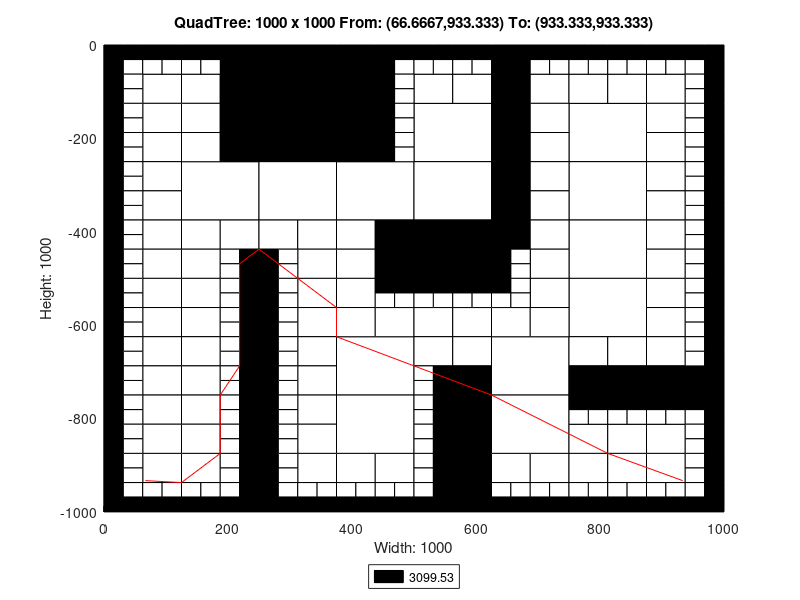

The MATLAB source for this figure:
axis([0 1000 -1000 0]);
title('QuadTree: 1000 x 1000 From: (66.6667,933.333) To: (933.333,933.333)');
xlabel('Width: 1000');
ylabel('Height: 1000');
rectangle('Position',[250 -125 125 125], 'FaceColor',[0 0 0]);
rectangle('Position',[250 -250 125 125], 'FaceColor',[0 0 0]);
rectangle('Position',[125 -375 125 125], 'FaceColor',[1 1 1]);
rectangle('Position',[250 -375 125 125], 'FaceColor',[1 1 1]);
rectangle('Position',[375 -375 125 125], 'FaceColor',[1 1 1]);
rectangle('Position',[500 -250 125 125], 'FaceColor',[1 1 1]);
rectangle('Position',[750 -250 125 125], 'FaceColor',[1 1 1]);
rectangle('Position',[500 -375 125 125], 'FaceColor',[1 1 1]);
rectangle('Position',[500 -500 125 125], 'FaceColor',[0 0 0]);
rectangle('Position',[750 -375 125 125], 'FaceColor',[1 1 1]);
rectangle('Position',[750 -500 125 125], 'FaceColor',[1 1 1]);
rectangle('Position',[375 -750 125 125], 'FaceColor',[1 1 1]);
rectangle('Position',[375 -875 125 125], 'FaceColor',[1 1 1]);
rectangle('Position',[625 -750 125 125], 'FaceColor',[1 1 1]);
rectangle('Position',[750 -625 125 125], 'FaceColor',[1 1 1]);
rectangle('Position',[625 -875 125 125], 'FaceColor',[1 1 1]);
rectangle('Position',[62.5 -125 62.5 62.5], 'FaceColor',[1 1 1]);
rectangle('Position',[187.5 -62.5 62.5 62.5], 'FaceColor',[0 0 0]);
rectangle('Position',[125 -125 62.5 62.5], 'FaceColor',[1 1 1]);
rectangle('Position',[187.5 -125 62.5 62.5], 'FaceColor',[0 0 0]);
rectangle('Position',[62.5 -187.5 62.5 62.5], 'FaceColor',[1 1 1]);
rectangle('Position',[62.5 -250 62.5 62.5], 'FaceColor',[1 1 1]);
rectangle('Position',[125 -187.5 62.5 62.5], 'FaceColor',[1 1 1]);
rectangle('Position',[187.5 -187.5 62.5 62.5], 'FaceColor',[0 0 0]);
rectangle('Position',[125 -250 62.5 62.5], 'FaceColor',[1 1 1]);
rectangle('Position',[187.5 -250 62.5 62.5], 'FaceColor',[0 0 0]);
rectangle('Position',[375 -62.5 62.5 62.5], 'FaceColor',[0 0 0]);
rectangle('Position',[375 -125 62.5 62.5], 'FaceColor',[0 0 0]);
rectangle('Position',[375 -187.5 62.5 62.5], 'FaceColor',[0 0 0]);
rectangle('Position',[375 -250 62.5 62.5], 'FaceColor',[0 0 0]);
rectangle('Position',[62.5 -312.5 62.5 62.5], 'FaceColor',[1 1 1]);
rectangle('Position',[62.5 -375 62.5 62.5], 'FaceColor',[1 1 1]);
rectangle('Position',[62.5 -437.5 62.5 62.5], 'FaceColor',[1 1 1]);
rectangle('Position',[62.5 -500 62.5 62.5], 'FaceColor',[1 1 1]);
rectangle('Position',[125 -437.5 62.5 62.5], 'FaceColor',[1 1 1]);
rectangle('Position',[187.5 -437.5 62.5 62.5], 'FaceColor',[1 1 1]);
rectangle('Position',[125 -500 62.5 62.5], 'FaceColor',[1 1 1]);
rectangle('Position',[250 -437.5 62.5 62.5], 'FaceColor',[1 1 1]);
rectangle('Position',[312.5 -437.5 62.5 62.5], 'FaceColor',[1 1 1]);
rectangle('Position',[312.5 -500 62.5 62.5], 'FaceColor',[1 1 1]);
rectangle('Position',[375 -437.5 62.5 62.5], 'FaceColor',[1 1 1]);
rectangle('Position',[437.5 -437.5 62.5 62.5], 'FaceColor',[0 0 0]);
rectangle('Position',[375 -500 62.5 62.5], 'FaceColor',[1 1 1]);
rectangle('Position',[437.5 -500 62.5 62.5], 'FaceColor',[0 0 0]);
rectangle('Position',[500 -125 62.5 62.5], 'FaceColor',[1 1 1]);
rectangle('Position',[562.5 -125 62.5 62.5], 'FaceColor',[1 1 1]);
rectangle('Position',[625 -62.5 62.5 62.5], 'FaceColor',[0 0 0]);
rectangle('Position',[625 -125 62.5 62.5], 'FaceColor',[0 0 0]);
rectangle('Position',[687.5 -125 62.5 62.5], 'FaceColor',[1 1 1]);
rectangle('Position',[625 -187.5 62.5 62.5], 'FaceColor',[0 0 0]);
rectangle('Position',[687.5 -187.5 62.5 62.5], 'FaceColor',[1 1 1]);
rectangle('Position',[625 -250 62.5 62.5], 'FaceColor',[0 0 0]);
rectangle('Position',[687.5 -250 62.5 62.5], 'FaceColor',[1 1 1]);
rectangle('Position',[750 -125 62.5 62.5], 'FaceColor',[1 1 1]);
rectangle('Position',[812.5 -125 62.5 62.5], 'FaceColor',[1 1 1]);
rectangle('Position',[875 -125 62.5 62.5], 'FaceColor',[1 1 1]);
rectangle('Position',[875 -187.5 62.5 62.5], 'FaceColor',[1 1 1]);
rectangle('Position',[875 -250 62.5 62.5], 'FaceColor',[1 1 1]);
rectangle('Position',[625 -312.5 62.5 62.5], 'FaceColor',[0 0 0]);
rectangle('Position',[687.5 -312.5 62.5 62.5], 'FaceColor',[1 1 1]);
rectangle('Position',[625 -375 62.5 62.5], 'FaceColor',[0 0 0]);
rectangle('Position',[687.5 -375 62.5 62.5], 'FaceColor',[1 1 1]);
rectangle('Position',[625 -437.5 62.5 62.5], 'FaceColor',[0 0 0]);
rectangle('Position',[687.5 -437.5 62.5 62.5], 'FaceColor',[1 1 1]);
rectangle('Position',[687.5 -500 62.5 62.5], 'FaceColor',[1 1 1]);
rectangle('Position',[875 -312.5 62.5 62.5], 'FaceColor',[1 1 1]);
rectangle('Position',[875 -375 62.5 62.5], 'FaceColor',[1 1 1]);
rectangle('Position',[875 -437.5 62.5 62.5], 'FaceColor',[1 1 1]);
rectangle('Position',[875 -500 62.5 62.5], 'FaceColor',[1 1 1]);
rectangle('Position',[62.5 -562.5 62.5 62.5], 'FaceColor',[1 1 1]);
rectangle('Position',[62.5 -625 62.5 62.5], 'FaceColor',[1 1 1]);
rectangle('Position',[125 -562.5 62.5 62.5], 'FaceColor',[1 1 1]);
rectangle('Position',[125 -625 62.5 62.5], 'FaceColor',[1 1 1]);
rectangle('Position',[62.5 -687.5 62.5 62.5], 'FaceColor',[1 1 1]);
rectangle('Position',[62.5 -750 62.5 62.5], 'FaceColor',[1 1 1]);
rectangle('Position',[125 -687.5 62.5 62.5], 'FaceColor',[1 1 1]);
rectangle('Position',[125 -750 62.5 62.5], 'FaceColor',[1 1 1]);
rectangle('Position',[312.5 -562.5 62.5 62.5], 'FaceColor',[1 1 1]);
rectangle('Position',[312.5 -625 62.5 62.5], 'FaceColor',[1 1 1]);
rectangle('Position',[375 -562.5 62.5 62.5], 'FaceColor',[1 1 1]);
rectangle('Position',[375 -625 62.5 62.5], 'FaceColor',[1 1 1]);
rectangle('Position',[437.5 -625 62.5 62.5], 'FaceColor',[1 1 1]);
rectangle('Position',[312.5 -687.5 62.5 62.5], 'FaceColor',[1 1 1]);
rectangle('Position',[312.5 -750 62.5 62.5], 'FaceColor',[1 1 1]);
rectangle('Position',[62.5 -812.5 62.5 62.5], 'FaceColor',[1 1 1]);
rectangle('Position',[62.5 -875 62.5 62.5], 'FaceColor',[1 1 1]);
rectangle('Position',[125 -812.5 62.5 62.5], 'FaceColor',[1 1 1]);
rectangle('Position',[125 -875 62.5 62.5], 'FaceColor',[1 1 1]);
rectangle('Position',[62.5 -937.5 62.5 62.5], 'FaceColor',[1 1 1]);
rectangle('Position',[125 -937.5 62.5 62.5], 'FaceColor',[1 1 1]);
rectangle('Position',[312.5 -812.5 62.5 62.5], 'FaceColor',[1 1 1]);
rectangle('Position',[312.5 -875 62.5 62.5], 'FaceColor',[1 1 1]);
rectangle('Position',[312.5 -937.5 62.5 62.5], 'FaceColor',[1 1 1]);
rectangle('Position',[375 -937.5 62.5 62.5], 'FaceColor',[1 1 1]);
rectangle('Position',[437.5 -937.5 62.5 62.5], 'FaceColor',[1 1 1]);
rectangle('Position',[500 -625 62.5 62.5], 'FaceColor',[1 1 1]);
rectangle('Position',[562.5 -625 62.5 62.5], 'FaceColor',[1 1 1]);
rectangle('Position',[687.5 -562.5 62.5 62.5], 'FaceColor',[1 1 1]);
rectangle('Position',[625 -625 62.5 62.5], 'FaceColor',[1 1 1]);
rectangle('Position',[687.5 -625 62.5 62.5], 'FaceColor',[1 1 1]);
rectangle('Position',[500 -687.5 62.5 62.5], 'FaceColor',[1 1 1]);
rectangle('Position',[562.5 -687.5 62.5 62.5], 'FaceColor',[1 1 1]);
rectangle('Position',[562.5 -750 62.5 62.5], 'FaceColor',[0 0 0]);
rectangle('Position',[875 -562.5 62.5 62.5], 'FaceColor',[1 1 1]);
rectangle('Position',[875 -625 62.5 62.5], 'FaceColor',[1 1 1]);
rectangle('Position',[750 -687.5 62.5 62.5], 'FaceColor',[1 1 1]);
rectangle('Position',[812.5 -687.5 62.5 62.5], 'FaceColor',[1 1 1]);
rectangle('Position',[750 -750 62.5 62.5], 'FaceColor',[0 0 0]);
rectangle('Position',[812.5 -750 62.5 62.5], 'FaceColor',[0 0 0]);
rectangle('Position',[875 -687.5 62.5 62.5], 'FaceColor',[1 1 1]);
rectangle('Position',[875 -750 62.5 62.5], 'FaceColor',[0 0 0]);
rectangle('Position',[937.5 -750 62.5 62.5], 'FaceColor',[0 0 0]);
rectangle('Position',[562.5 -812.5 62.5 62.5], 'FaceColor',[0 0 0]);
rectangle('Position',[562.5 -875 62.5 62.5], 'FaceColor',[0 0 0]);
rectangle('Position',[562.5 -937.5 62.5 62.5], 'FaceColor',[0 0 0]);
rectangle('Position',[562.5 -1000 62.5 62.5], 'FaceColor',[0 0 0]);
rectangle('Position',[625 -937.5 62.5 62.5], 'FaceColor',[1 1 1]);
rectangle('Position',[687.5 -937.5 62.5 62.5], 'FaceColor',[1 1 1]);
rectangle('Position',[750 -875 62.5 62.5], 'FaceColor',[1 1 1]);
rectangle('Position',[812.5 -875 62.5 62.5], 'FaceColor',[1 1 1]);
rectangle('Position',[875 -875 62.5 62.5], 'FaceColor',[1 1 1]);
rectangle('Position',[750 -937.5 62.5 62.5], 'FaceColor',[1 1 1]);
rectangle('Position',[812.5 -937.5 62.5 62.5], 'FaceColor',[1 1 1]);
rectangle('Position',[875 -937.5 62.5 62.5], 'FaceColor',[1 1 1]);
rectangle('Position',[0 -31.25 31.25 31.25], 'FaceColor',[0 0 0]);
rectangle('Position',[31.25 -31.25 31.25 31.25], 'FaceColor',[0 0 0]);
rectangle('Position',[0 -62.5 31.25 31.25], 'FaceColor',[0 0 0]);
rectangle('Position',[31.25 -62.5 31.25 31.25], 'FaceColor',[1 1 1]);
rectangle('Position',[62.5 -31.25 31.25 31.25], 'FaceColor',[0 0 0]);
rectangle('Position',[93.75 -31.25 31.25 31.25], 'FaceColor',[0 0 0]);
rectangle('Position',[62.5 -62.5 31.25 31.25], 'FaceColor',[1 1 1]);
rectangle('Position',[93.75 -62.5 31.25 31.25], 'FaceColor',[1 1 1]);
rectangle('Position',[0 -93.75 31.25 31.25], 'FaceColor',[0 0 0]);
rectangle('Position',[31.25 -93.75 31.25 31.25], 'FaceColor',[1 1 1]);
rectangle('Position',[0 -125 31.25 31.25], 'FaceColor',[0 0 0]);
rectangle('Position',[31.25 -125 31.25 31.25], 'FaceColor',[1 1 1]);
rectangle('Position',[125 -31.25 31.25 31.25], 'FaceColor',[0 0 0]);
rectangle('Position',[156.25 -31.25 31.25 31.25], 'FaceColor',[0 0 0]);
rectangle('Position',[125 -62.5 31.25 31.25], 'FaceColor',[1 1 1]);
rectangle('Position',[156.25 -62.5 31.25 31.25], 'FaceColor',[1 1 1]);
rectangle('Position',[0 -156.25 31.25 31.25], 'FaceColor',[0 0 0]);
rectangle('Position',[31.25 -156.25 31.25 31.25], 'FaceColor',[1 1 1]);
rectangle('Position',[0 -187.5 31.25 31.25], 'FaceColor',[0 0 0]);
rectangle('Position',[31.25 -187.5 31.25 31.25], 'FaceColor',[1 1 1]);
rectangle('Position',[0 -218.75 31.25 31.25], 'FaceColor',[0 0 0]);
rectangle('Position',[31.25 -218.75 31.25 31.25], 'FaceColor',[1 1 1]);
rectangle('Position',[0 -250 31.25 31.25], 'FaceColor',[0 0 0]);
rectangle('Position',[31.25 -250 31.25 31.25], 'FaceColor',[1 1 1]);
rectangle('Position',[437.5 -31.25 31.25 31.25], 'FaceColor',[0 0 0]);
rectangle('Position',[468.75 -31.25 31.25 31.25], 'FaceColor',[0 0 0]);
rectangle('Position',[437.5 -62.5 31.25 31.25], 'FaceColor',[0 0 0]);
rectangle('Position',[468.75 -62.5 31.25 31.25], 'FaceColor',[1 1 1]);
rectangle('Position',[437.5 -93.75 31.25 31.25], 'FaceColor',[0 0 0]);
rectangle('Position',[468.75 -93.75 31.25 31.25], 'FaceColor',[1 1 1]);
rectangle('Position',[437.5 -125 31.25 31.25], 'FaceColor',[0 0 0]);
rectangle('Position',[468.75 -125 31.25 31.25], 'FaceColor',[1 1 1]);
rectangle('Position',[437.5 -156.25 31.25 31.25], 'FaceColor',[0 0 0]);
rectangle('Position',[468.75 -156.25 31.25 31.25], 'FaceColor',[1 1 1]);
rectangle('Position',[437.5 -187.5 31.25 31.25], 'FaceColor',[0 0 0]);
rectangle('Position',[468.75 -187.5 31.25 31.25], 'FaceColor',[1 1 1]);
rectangle('Position',[437.5 -218.75 31.25 31.25], 'FaceColor',[0 0 0]);
rectangle('Position',[468.75 -218.75 31.25 31.25], 'FaceColor',[1 1 1]);
rectangle('Position',[437.5 -250 31.25 31.25], 'FaceColor',[0 0 0]);
rectangle('Position',[468.75 -250 31.25 31.25], 'FaceColor',[1 1 1]);
rectangle('Position',[0 -281.25 31.25 31.25], 'FaceColor',[0 0 0]);
rectangle('Position',[31.25 -281.25 31.25 31.25], 'FaceColor',[1 1 1]);
rectangle('Position',[0 -312.5 31.25 31.25], 'FaceColor',[0 0 0]);
rectangle('Position',[31.25 -312.5 31.25 31.25], 'FaceColor',[1 1 1]);
rectangle('Position',[0 -343.75 31.25 31.25], 'FaceColor',[0 0 0]);
rectangle('Position',[31.25 -343.75 31.25 31.25], 'FaceColor',[1 1 1]);
rectangle('Position',[0 -375 31.25 31.25], 'FaceColor',[0 0 0]);
rectangle('Position',[31.25 -375 31.25 31.25], 'FaceColor',[1 1 1]);
rectangle('Position',[0 -406.25 31.25 31.25], 'FaceColor',[0 0 0]);
rectangle('Position',[31.25 -406.25 31.25 31.25], 'FaceColor',[1 1 1]);
rectangle('Position',[0 -437.5 31.25 31.25], 'FaceColor',[0 0 0]);
rectangle('Position',[31.25 -437.5 31.25 31.25], 'FaceColor',[1 1 1]);
rectangle('Position',[0 -468.75 31.25 31.25], 'FaceColor',[0 0 0]);
rectangle('Position',[31.25 -468.75 31.25 31.25], 'FaceColor',[1 1 1]);
rectangle('Position',[0 -500 31.25 31.25], 'FaceColor',[0 0 0]);
rectangle('Position',[31.25 -500 31.25 31.25], 'FaceColor',[1 1 1]);
rectangle('Position',[187.5 -468.75 31.25 31.25], 'FaceColor',[1 1 1]);
rectangle('Position',[218.75 -468.75 31.25 31.25], 'FaceColor',[0 0 0]);
rectangle('Position',[187.5 -500 31.25 31.25], 'FaceColor',[1 1 1]);
rectangle('Position',[218.75 -500 31.25 31.25], 'FaceColor',[0 0 0]);
rectangle('Position',[250 -468.75 31.25 31.25], 'FaceColor',[0 0 0]);
rectangle('Position',[281.25 -468.75 31.25 31.25], 'FaceColor',[1 1 1]);
rectangle('Position',[250 -500 31.25 31.25], 'FaceColor',[0 0 0]);
rectangle('Position',[281.25 -500 31.25 31.25], 'FaceColor',[1 1 1]);
rectangle('Position',[500 -31.25 31.25 31.25], 'FaceColor',[0 0 0]);
rectangle('Position',[531.25 -31.25 31.25 31.25], 'FaceColor',[0 0 0]);
rectangle('Position',[500 -62.5 31.25 31.25], 'FaceColor',[1 1 1]);
rectangle('Position',[531.25 -62.5 31.25 31.25], 'FaceColor',[1 1 1]);
rectangle('Position',[562.5 -31.25 31.25 31.25], 'FaceColor',[0 0 0]);
rectangle('Position',[593.75 -31.25 31.25 31.25], 'FaceColor',[0 0 0]);
rectangle('Position',[562.5 -62.5 31.25 31.25], 'FaceColor',[1 1 1]);
rectangle('Position',[593.75 -62.5 31.25 31.25], 'FaceColor',[1 1 1]);
rectangle('Position',[687.5 -31.25 31.25 31.25], 'FaceColor',[0 0 0]);
rectangle('Position',[718.75 -31.25 31.25 31.25], 'FaceColor',[0 0 0]);
rectangle('Position',[687.5 -62.5 31.25 31.25], 'FaceColor',[1 1 1]);
rectangle('Position',[718.75 -62.5 31.25 31.25], 'FaceColor',[1 1 1]);
rectangle('Position',[750 -31.25 31.25 31.25], 'FaceColor',[0 0 0]);
rectangle('Position',[781.25 -31.25 31.25 31.25], 'FaceColor',[0 0 0]);
rectangle('Position',[750 -62.5 31.25 31.25], 'FaceColor',[1 1 1]);
rectangle('Position',[781.25 -62.5 31.25 31.25], 'FaceColor',[1 1 1]);
rectangle('Position',[812.5 -31.25 31.25 31.25], 'FaceColor',[0 0 0]);
rectangle('Position',[843.75 -31.25 31.25 31.25], 'FaceColor',[0 0 0]);
rectangle('Position',[812.5 -62.5 31.25 31.25], 'FaceColor',[1 1 1]);
rectangle('Position',[843.75 -62.5 31.25 31.25], 'FaceColor',[1 1 1]);
rectangle('Position',[875 -31.25 31.25 31.25], 'FaceColor',[0 0 0]);
rectangle('Position',[906.25 -31.25 31.25 31.25], 'FaceColor',[0 0 0]);
rectangle('Position',[875 -62.5 31.25 31.25], 'FaceColor',[1 1 1]);
rectangle('Position',[906.25 -62.5 31.25 31.25], 'FaceColor',[1 1 1]);
rectangle('Position',[937.5 -31.25 31.25 31.25], 'FaceColor',[0 0 0]);
rectangle('Position',[968.75 -31.25 31.25 31.25], 'FaceColor',[0 0 0]);
rectangle('Position',[937.5 -62.5 31.25 31.25], 'FaceColor',[1 1 1]);
rectangle('Position',[968.75 -62.5 31.25 31.25], 'FaceColor',[0 0 0]);
rectangle('Position',[937.5 -93.75 31.25 31.25], 'FaceColor',[1 1 1]);
rectangle('Position',[968.75 -93.75 31.25 31.25], 'FaceColor',[0 0 0]);
rectangle('Position',[937.5 -125 31.25 31.25], 'FaceColor',[1 1 1]);
rectangle('Position',[968.75 -125 31.25 31.25], 'FaceColor',[0 0 0]);
rectangle('Position',[937.5 -156.25 31.25 31.25], 'FaceColor',[1 1 1]);
rectangle('Position',[968.75 -156.25 31.25 31.25], 'FaceColor',[0 0 0]);
rectangle('Position',[937.5 -187.5 31.25 31.25], 'FaceColor',[1 1 1]);
rectangle('Position',[968.75 -187.5 31.25 31.25], 'FaceColor',[0 0 0]);
rectangle('Position',[937.5 -218.75 31.25 31.25], 'FaceColor',[1 1 1]);
rectangle('Position',[968.75 -218.75 31.25 31.25], 'FaceColor',[0 0 0]);
rectangle('Position',[937.5 -250 31.25 31.25], 'FaceColor',[1 1 1]);
rectangle('Position',[968.75 -250 31.25 31.25], 'FaceColor',[0 0 0]);
rectangle('Position',[625 -468.75 31.25 31.25], 'FaceColor',[0 0 0]);
rectangle('Position',[656.25 -468.75 31.25 31.25], 'FaceColor',[1 1 1]);
rectangle('Position',[625 -500 31.25 31.25], 'FaceColor',[0 0 0]);
rectangle('Position',[656.25 -500 31.25 31.25], 'FaceColor',[1 1 1]);
rectangle('Position',[937.5 -281.25 31.25 31.25], 'FaceColor',[1 1 1]);
rectangle('Position',[968.75 -281.25 31.25 31.25], 'FaceColor',[0 0 0]);
rectangle('Position',[937.5 -312.5 31.25 31.25], 'FaceColor',[1 1 1]);
rectangle('Position',[968.75 -312.5 31.25 31.25], 'FaceColor',[0 0 0]);
rectangle('Position',[937.5 -343.75 31.25 31.25], 'FaceColor',[1 1 1]);
rectangle('Position',[968.75 -343.75 31.25 31.25], 'FaceColor',[0 0 0]);
rectangle('Position',[937.5 -375 31.25 31.25], 'FaceColor',[1 1 1]);
rectangle('Position',[968.75 -375 31.25 31.25], 'FaceColor',[0 0 0]);
rectangle('Position',[937.5 -406.25 31.25 31.25], 'FaceColor',[1 1 1]);
rectangle('Position',[968.75 -406.25 31.25 31.25], 'FaceColor',[0 0 0]);
rectangle('Position',[937.5 -437.5 31.25 31.25], 'FaceColor',[1 1 1]);
rectangle('Position',[968.75 -437.5 31.25 31.25], 'FaceColor',[0 0 0]);
rectangle('Position',[937.5 -468.75 31.25 31.25], 'FaceColor',[1 1 1]);
rectangle('Position',[968.75 -468.75 31.25 31.25], 'FaceColor',[0 0 0]);
rectangle('Position',[937.5 -500 31.25 31.25], 'FaceColor',[1 1 1]);
rectangle('Position',[968.75 -500 31.25 31.25], 'FaceColor',[0 0 0]);
rectangle('Position',[0 -531.25 31.25 31.25], 'FaceColor',[0 0 0]);
rectangle('Position',[31.25 -531.25 31.25 31.25], 'FaceColor',[1 1 1]);
rectangle('Position',[0 -562.5 31.25 31.25], 'FaceColor',[0 0 0]);
rectangle('Position',[31.25 -562.5 31.25 31.25], 'FaceColor',[1 1 1]);
rectangle('Position',[0 -593.75 31.25 31.25], 'FaceColor',[0 0 0]);
rectangle('Position',[31.25 -593.75 31.25 31.25], 'FaceColor',[1 1 1]);
rectangle('Position',[0 -625 31.25 31.25], 'FaceColor',[0 0 0]);
rectangle('Position',[31.25 -625 31.25 31.25], 'FaceColor',[1 1 1]);
rectangle('Position',[187.5 -531.25 31.25 31.25], 'FaceColor',[1 1 1]);
rectangle('Position',[218.75 -531.25 31.25 31.25], 'FaceColor',[0 0 0]);
rectangle('Position',[187.5 -562.5 31.25 31.25], 'FaceColor',[1 1 1]);
rectangle('Position',[218.75 -562.5 31.25 31.25], 'FaceColor',[0 0 0]);
rectangle('Position',[187.5 -593.75 31.25 31.25], 'FaceColor',[1 1 1]);
rectangle('Position',[218.75 -593.75 31.25 31.25], 'FaceColor',[0 0 0]);
rectangle('Position',[187.5 -625 31.25 31.25], 'FaceColor',[1 1 1]);
rectangle('Position',[218.75 -625 31.25 31.25], 'FaceColor',[0 0 0]);
rectangle('Position',[0 -656.25 31.25 31.25], 'FaceColor',[0 0 0]);
rectangle('Position',[31.25 -656.25 31.25 31.25], 'FaceColor',[1 1 1]);
rectangle('Position',[0 -687.5 31.25 31.25], 'FaceColor',[0 0 0]);
rectangle('Position',[31.25 -687.5 31.25 31.25], 'FaceColor',[1 1 1]);
rectangle('Position',[0 -718.75 31.25 31.25], 'FaceColor',[0 0 0]);
rectangle('Position',[31.25 -718.75 31.25 31.25], 'FaceColor',[1 1 1]);
rectangle('Position',[0 -750 31.25 31.25], 'FaceColor',[0 0 0]);
rectangle('Position',[31.25 -750 31.25 31.25], 'FaceColor',[1 1 1]);
rectangle('Position',[187.5 -656.25 31.25 31.25], 'FaceColor',[1 1 1]);
rectangle('Position',[218.75 -656.25 31.25 31.25], 'FaceColor',[0 0 0]);
rectangle('Position',[187.5 -687.5 31.25 31.25], 'FaceColor',[1 1 1]);
rectangle('Position',[218.75 -687.5 31.25 31.25], 'FaceColor',[0 0 0]);
rectangle('Position',[187.5 -718.75 31.25 31.25], 'FaceColor',[1 1 1]);
rectangle('Position',[218.75 -718.75 31.25 31.25], 'FaceColor',[0 0 0]);
rectangle('Position',[187.5 -750 31.25 31.25], 'FaceColor',[1 1 1]);
rectangle('Position',[218.75 -750 31.25 31.25], 'FaceColor',[0 0 0]);
rectangle('Position',[250 -531.25 31.25 31.25], 'FaceColor',[0 0 0]);
rectangle('Position',[281.25 -531.25 31.25 31.25], 'FaceColor',[1 1 1]);
rectangle('Position',[250 -562.5 31.25 31.25], 'FaceColor',[0 0 0]);
rectangle('Position',[281.25 -562.5 31.25 31.25], 'FaceColor',[1 1 1]);
rectangle('Position',[250 -593.75 31.25 31.25], 'FaceColor',[0 0 0]);
rectangle('Position',[281.25 -593.75 31.25 31.25], 'FaceColor',[1 1 1]);
rectangle('Position',[250 -625 31.25 31.25], 'FaceColor',[0 0 0]);
rectangle('Position',[281.25 -625 31.25 31.25], 'FaceColor',[1 1 1]);
rectangle('Position',[437.5 -531.25 31.25 31.25], 'FaceColor',[0 0 0]);
rectangle('Position',[468.75 -531.25 31.25 31.25], 'FaceColor',[0 0 0]);
rectangle('Position',[437.5 -562.5 31.25 31.25], 'FaceColor',[1 1 1]);
rectangle('Position',[468.75 -562.5 31.25 31.25], 'FaceColor',[1 1 1]);
rectangle('Position',[250 -656.25 31.25 31.25], 'FaceColor',[0 0 0]);
rectangle('Position',[281.25 -656.25 31.25 31.25], 'FaceColor',[1 1 1]);
rectangle('Position',[250 -687.5 31.25 31.25], 'FaceColor',[0 0 0]);
rectangle('Position',[281.25 -687.5 31.25 31.25], 'FaceColor',[1 1 1]);
rectangle('Position',[250 -718.75 31.25 31.25], 'FaceColor',[0 0 0]);
rectangle('Position',[281.25 -718.75 31.25 31.25], 'FaceColor',[1 1 1]);
rectangle('Position',[250 -750 31.25 31.25], 'FaceColor',[0 0 0]);
rectangle('Position',[281.25 -750 31.25 31.25], 'FaceColor',[1 1 1]);
rectangle('Position',[0 -781.25 31.25 31.25], 'FaceColor',[0 0 0]);
rectangle('Position',[31.25 -781.25 31.25 31.25], 'FaceColor',[1 1 1]);
rectangle('Position',[0 -812.5 31.25 31.25], 'FaceColor',[0 0 0]);
rectangle('Position',[31.25 -812.5 31.25 31.25], 'FaceColor',[1 1 1]);
rectangle('Position',[0 -843.75 31.25 31.25], 'FaceColor',[0 0 0]);
rectangle('Position',[31.25 -843.75 31.25 31.25], 'FaceColor',[1 1 1]);
rectangle('Position',[0 -875 31.25 31.25], 'FaceColor',[0 0 0]);
rectangle('Position',[31.25 -875 31.25 31.25], 'FaceColor',[1 1 1]);
rectangle('Position',[187.5 -781.25 31.25 31.25], 'FaceColor',[1 1 1]);
rectangle('Position',[218.75 -781.25 31.25 31.25], 'FaceColor',[0 0 0]);
rectangle('Position',[187.5 -812.5 31.25 31.25], 'FaceColor',[1 1 1]);
rectangle('Position',[218.75 -812.5 31.25 31.25], 'FaceColor',[0 0 0]);
rectangle('Position',[187.5 -843.75 31.25 31.25], 'FaceColor',[1 1 1]);
rectangle('Position',[218.75 -843.75 31.25 31.25], 'FaceColor',[0 0 0]);
rectangle('Position',[187.5 -875 31.25 31.25], 'FaceColor',[1 1 1]);
rectangle('Position',[218.75 -875 31.25 31.25], 'FaceColor',[0 0 0]);
rectangle('Position',[0 -906.25 31.25 31.25], 'FaceColor',[0 0 0]);
rectangle('Position',[31.25 -906.25 31.25 31.25], 'FaceColor',[1 1 1]);
rectangle('Position',[0 -937.5 31.25 31.25], 'FaceColor',[0 0 0]);
rectangle('Position',[31.25 -937.5 31.25 31.25], 'FaceColor',[1 1 1]);
rectangle('Position',[0 -968.75 31.25 31.25], 'FaceColor',[0 0 0]);
rectangle('Position',[31.25 -968.75 31.25 31.25], 'FaceColor',[1 1 1]);
rectangle('Position',[0 -1000 31.25 31.25], 'FaceColor',[0 0 0]);
rectangle('Position',[31.25 -1000 31.25 31.25], 'FaceColor',[0 0 0]);
rectangle('Position',[62.5 -968.75 31.25 31.25], 'FaceColor',[1 1 1]);
rectangle('Position',[93.75 -968.75 31.25 31.25], 'FaceColor',[1 1 1]);
rectangle('Position',[62.5 -1000 31.25 31.25], 'FaceColor',[0 0 0]);
rectangle('Position',[93.75 -1000 31.25 31.25], 'FaceColor',[0 0 0]);
rectangle('Position',[187.5 -906.25 31.25 31.25], 'FaceColor',[1 1 1]);
rectangle('Position',[218.75 -906.25 31.25 31.25], 'FaceColor',[0 0 0]);
rectangle('Position',[187.5 -937.5 31.25 31.25], 'FaceColor',[1 1 1]);
rectangle('Position',[218.75 -937.5 31.25 31.25], 'FaceColor',[0 0 0]);
rectangle('Position',[125 -968.75 31.25 31.25], 'FaceColor',[1 1 1]);
rectangle('Position',[156.25 -968.75 31.25 31.25], 'FaceColor',[1 1 1]);
rectangle('Position',[125 -1000 31.25 31.25], 'FaceColor',[0 0 0]);
rectangle('Position',[156.25 -1000 31.25 31.25], 'FaceColor',[0 0 0]);
rectangle('Position',[187.5 -968.75 31.25 31.25], 'FaceColor',[1 1 1]);
rectangle('Position',[218.75 -968.75 31.25 31.25], 'FaceColor',[0 0 0]);
rectangle('Position',[187.5 -1000 31.25 31.25], 'FaceColor',[0 0 0]);
rectangle('Position',[218.75 -1000 31.25 31.25], 'FaceColor',[0 0 0]);
rectangle('Position',[250 -781.25 31.25 31.25], 'FaceColor',[0 0 0]);
rectangle('Position',[281.25 -781.25 31.25 31.25], 'FaceColor',[1 1 1]);
rectangle('Position',[250 -812.5 31.25 31.25], 'FaceColor',[0 0 0]);
rectangle('Position',[281.25 -812.5 31.25 31.25], 'FaceColor',[1 1 1]);
rectangle('Position',[250 -843.75 31.25 31.25], 'FaceColor',[0 0 0]);
rectangle('Position',[281.25 -843.75 31.25 31.25], 'FaceColor',[1 1 1]);
rectangle('Position',[250 -875 31.25 31.25], 'FaceColor',[0 0 0]);
rectangle('Position',[281.25 -875 31.25 31.25], 'FaceColor',[1 1 1]);
rectangle('Position',[250 -906.25 31.25 31.25], 'FaceColor',[0 0 0]);
rectangle('Position',[281.25 -906.25 31.25 31.25], 'FaceColor',[1 1 1]);
rectangle('Position',[250 -937.5 31.25 31.25], 'FaceColor',[0 0 0]);
rectangle('Position',[281.25 -937.5 31.25 31.25], 'FaceColor',[1 1 1]);
rectangle('Position',[250 -968.75 31.25 31.25], 'FaceColor',[0 0 0]);
rectangle('Position',[281.25 -968.75 31.25 31.25], 'FaceColor',[1 1 1]);
rectangle('Position',[250 -1000 31.25 31.25], 'FaceColor',[0 0 0]);
rectangle('Position',[281.25 -1000 31.25 31.25], 'FaceColor',[0 0 0]);
rectangle('Position',[312.5 -968.75 31.25 31.25], 'FaceColor',[1 1 1]);
rectangle('Position',[343.75 -968.75 31.25 31.25], 'FaceColor',[1 1 1]);
rectangle('Position',[312.5 -1000 31.25 31.25], 'FaceColor',[0 0 0]);
rectangle('Position',[343.75 -1000 31.25 31.25], 'FaceColor',[0 0 0]);
rectangle('Position',[375 -968.75 31.25 31.25], 'FaceColor',[1 1 1]);
rectangle('Position',[406.25 -968.75 31.25 31.25], 'FaceColor',[1 1 1]);
rectangle('Position',[375 -1000 31.25 31.25], 'FaceColor',[0 0 0]);
rectangle('Position',[406.25 -1000 31.25 31.25], 'FaceColor',[0 0 0]);
rectangle('Position',[437.5 -968.75 31.25 31.25], 'FaceColor',[1 1 1]);
rectangle('Position',[468.75 -968.75 31.25 31.25], 'FaceColor',[1 1 1]);
rectangle('Position',[437.5 -1000 31.25 31.25], 'FaceColor',[0 0 0]);
rectangle('Position',[468.75 -1000 31.25 31.25], 'FaceColor',[0 0 0]);
rectangle('Position',[500 -531.25 31.25 31.25], 'FaceColor',[0 0 0]);
rectangle('Position',[531.25 -531.25 31.25 31.25], 'FaceColor',[0 0 0]);
rectangle('Position',[500 -562.5 31.25 31.25], 'FaceColor',[1 1 1]);
rectangle('Position',[531.25 -562.5 31.25 31.25], 'FaceColor',[1 1 1]);
rectangle('Position',[562.5 -531.25 31.25 31.25], 'FaceColor',[0 0 0]);
rectangle('Position',[593.75 -531.25 31.25 31.25], 'FaceColor',[0 0 0]);
rectangle('Position',[562.5 -562.5 31.25 31.25], 'FaceColor',[1 1 1]);
rectangle('Position',[593.75 -562.5 31.25 31.25], 'FaceColor',[1 1 1]);
rectangle('Position',[625 -531.25 31.25 31.25], 'FaceColor',[0 0 0]);
rectangle('Position',[656.25 -531.25 31.25 31.25], 'FaceColor',[1 1 1]);
rectangle('Position',[625 -562.5 31.25 31.25], 'FaceColor',[1 1 1]);
rectangle('Position',[656.25 -562.5 31.25 31.25], 'FaceColor',[1 1 1]);
rectangle('Position',[500 -718.75 31.25 31.25], 'FaceColor',[1 1 1]);
rectangle('Position',[531.25 -718.75 31.25 31.25], 'FaceColor',[0 0 0]);
rectangle('Position',[500 -750 31.25 31.25], 'FaceColor',[1 1 1]);
rectangle('Position',[531.25 -750 31.25 31.25], 'FaceColor',[0 0 0]);
rectangle('Position',[937.5 -531.25 31.25 31.25], 'FaceColor',[1 1 1]);
rectangle('Position',[968.75 -531.25 31.25 31.25], 'FaceColor',[0 0 0]);
rectangle('Position',[937.5 -562.5 31.25 31.25], 'FaceColor',[1 1 1]);
rectangle('Position',[968.75 -562.5 31.25 31.25], 'FaceColor',[0 0 0]);
rectangle('Position',[937.5 -593.75 31.25 31.25], 'FaceColor',[1 1 1]);
rectangle('Position',[968.75 -593.75 31.25 31.25], 'FaceColor',[0 0 0]);
rectangle('Position',[937.5 -625 31.25 31.25], 'FaceColor',[1 1 1]);
rectangle('Position',[968.75 -625 31.25 31.25], 'FaceColor',[0 0 0]);
rectangle('Position',[937.5 -656.25 31.25 31.25], 'FaceColor',[1 1 1]);
rectangle('Position',[968.75 -656.25 31.25 31.25], 'FaceColor',[0 0 0]);
rectangle('Position',[937.5 -687.5 31.25 31.25], 'FaceColor',[1 1 1]);
rectangle('Position',[968.75 -687.5 31.25 31.25], 'FaceColor',[0 0 0]);
rectangle('Position',[500 -781.25 31.25 31.25], 'FaceColor',[1 1 1]);
rectangle('Position',[531.25 -781.25 31.25 31.25], 'FaceColor',[0 0 0]);
rectangle('Position',[500 -812.5 31.25 31.25], 'FaceColor',[1 1 1]);
rectangle('Position',[531.25 -812.5 31.25 31.25], 'FaceColor',[0 0 0]);
rectangle('Position',[500 -843.75 31.25 31.25], 'FaceColor',[1 1 1]);
rectangle('Position',[531.25 -843.75 31.25 31.25], 'FaceColor',[0 0 0]);
rectangle('Position',[500 -875 31.25 31.25], 'FaceColor',[1 1 1]);
rectangle('Position',[531.25 -875 31.25 31.25], 'FaceColor',[0 0 0]);
rectangle('Position',[500 -906.25 31.25 31.25], 'FaceColor',[1 1 1]);
rectangle('Position',[531.25 -906.25 31.25 31.25], 'FaceColor',[0 0 0]);
rectangle('Position',[500 -937.5 31.25 31.25], 'FaceColor',[1 1 1]);
rectangle('Position',[531.25 -937.5 31.25 31.25], 'FaceColor',[0 0 0]);
rectangle('Position',[500 -968.75 31.25 31.25], 'FaceColor',[1 1 1]);
rectangle('Position',[531.25 -968.75 31.25 31.25], 'FaceColor',[0 0 0]);
rectangle('Position',[500 -1000 31.25 31.25], 'FaceColor',[0 0 0]);
rectangle('Position',[531.25 -1000 31.25 31.25], 'FaceColor',[0 0 0]);
rectangle('Position',[625 -968.75 31.25 31.25], 'FaceColor',[1 1 1]);
rectangle('Position',[656.25 -968.75 31.25 31.25], 'FaceColor',[1 1 1]);
rectangle('Position',[625 -1000 31.25 31.25], 'FaceColor',[0 0 0]);
rectangle('Position',[656.25 -1000 31.25 31.25], 'FaceColor',[0 0 0]);
rectangle('Position',[687.5 -968.75 31.25 31.25], 'FaceColor',[1 1 1]);
rectangle('Position',[718.75 -968.75 31.25 31.25], 'FaceColor',[1 1 1]);
rectangle('Position',[687.5 -1000 31.25 31.25], 'FaceColor',[0 0 0]);
rectangle('Position',[718.75 -1000 31.25 31.25], 'FaceColor',[0 0 0]);
rectangle('Position',[750 -781.25 31.25 31.25], 'FaceColor',[0 0 0]);
rectangle('Position',[781.25 -781.25 31.25 31.25], 'FaceColor',[0 0 0]);
rectangle('Position',[750 -812.5 31.25 31.25], 'FaceColor',[1 1 1]);
rectangle('Position',[781.25 -812.5 31.25 31.25], 'FaceColor',[1 1 1]);
rectangle('Position',[812.5 -781.25 31.25 31.25], 'FaceColor',[0 0 0]);
rectangle('Position',[843.75 -781.25 31.25 31.25], 'FaceColor',[0 0 0]);
rectangle('Position',[812.5 -812.5 31.25 31.25], 'FaceColor',[1 1 1]);
rectangle('Position',[843.75 -812.5 31.25 31.25], 'FaceColor',[1 1 1]);
rectangle('Position',[875 -781.25 31.25 31.25], 'FaceColor',[0 0 0]);
rectangle('Position',[906.25 -781.25 31.25 31.25], 'FaceColor',[0 0 0]);
rectangle('Position',[875 -812.5 31.25 31.25], 'FaceColor',[1 1 1]);
rectangle('Position',[906.25 -812.5 31.25 31.25], 'FaceColor',[1 1 1]);
rectangle('Position',[937.5 -781.25 31.25 31.25], 'FaceColor',[0 0 0]);
rectangle('Position',[968.75 -781.25 31.25 31.25], 'FaceColor',[0 0 0]);
rectangle('Position',[937.5 -812.5 31.25 31.25], 'FaceColor',[1 1 1]);
rectangle('Position',[968.75 -812.5 31.25 31.25], 'FaceColor',[0 0 0]);
rectangle('Position',[937.5 -843.75 31.25 31.25], 'FaceColor',[1 1 1]);
rectangle('Position',[968.75 -843.75 31.25 31.25], 'FaceColor',[0 0 0]);
rectangle('Position',[937.5 -875 31.25 31.25], 'FaceColor',[1 1 1]);
rectangle('Position',[968.75 -875 31.25 31.25], 'FaceColor',[0 0 0]);
rectangle('Position',[750 -968.75 31.25 31.25], 'FaceColor',[1 1 1]);
rectangle('Position',[781.25 -968.75 31.25 31.25], 'FaceColor',[1 1 1]);
rectangle('Position',[750 -1000 31.25 31.25], 'FaceColor',[0 0 0]);
rectangle('Position',[781.25 -1000 31.25 31.25], 'FaceColor',[0 0 0]);
rectangle('Position',[812.5 -968.75 31.25 31.25], 'FaceColor',[1 1 1]);
rectangle('Position',[843.75 -968.75 31.25 31.25], 'FaceColor',[1 1 1]);
rectangle('Position',[812.5 -1000 31.25 31.25], 'FaceColor',[0 0 0]);
rectangle('Position',[843.75 -1000 31.25 31.25], 'FaceColor',[0 0 0]);
rectangle('Position',[937.5 -906.25 31.25 31.25], 'FaceColor',[1 1 1]);
rectangle('Position',[968.75 -906.25 31.25 31.25], 'FaceColor',[0 0 0]);
rectangle('Position',[937.5 -937.5 31.25 31.25], 'FaceColor',[1 1 1]);
rectangle('Position',[968.75 -937.5 31.25 31.25], 'FaceColor',[0 0 0]);
rectangle('Position',[875 -968.75 31.25 31.25], 'FaceColor',[1 1 1]);
rectangle('Position',[906.25 -968.75 31.25 31.25], 'FaceColor',[1 1 1]);
rectangle('Position',[875 -1000 31.25 31.25], 'FaceColor',[0 0 0]);
rectangle('Position',[906.25 -1000 31.25 31.25], 'FaceColor',[0 0 0]);
rectangle('Position',[937.5 -968.75 31.25 31.25], 'FaceColor',[1 1 1]);
rectangle('Position',[968.75 -968.75 31.25 31.25], 'FaceColor',[0 0 0]);
rectangle('Position',[937.5 -1000 31.25 31.25], 'FaceColor',[0 0 0]);
rectangle('Position',[968.75 -1000 31.25 31.25], 'FaceColor',[0 0 0]);
X=[933.333,933.333,812.5,812.5,625,625,500,500,375,375,375,375,281.25,250,250,250,218.75,218.75,218.75,218.75,218.75,218.75,218.75,218.75,187.5,187.5,187.5,125,66.6667];
Y=[-933.333,-933.333,-875,-875,-750,-750,-687.5,-687.5,-625,-625,-562.5,-562.5,-468.75,-437.5,-437.5,-437.5,-468.75,-500,-531.25,-562.5,-593.75,-625,-656.25,-687.5,-750,-812.5,-875,-937.5,-933.333];
hold on;
plot(X,Y,'r');
legend('3099.53','Location','southoutside');
